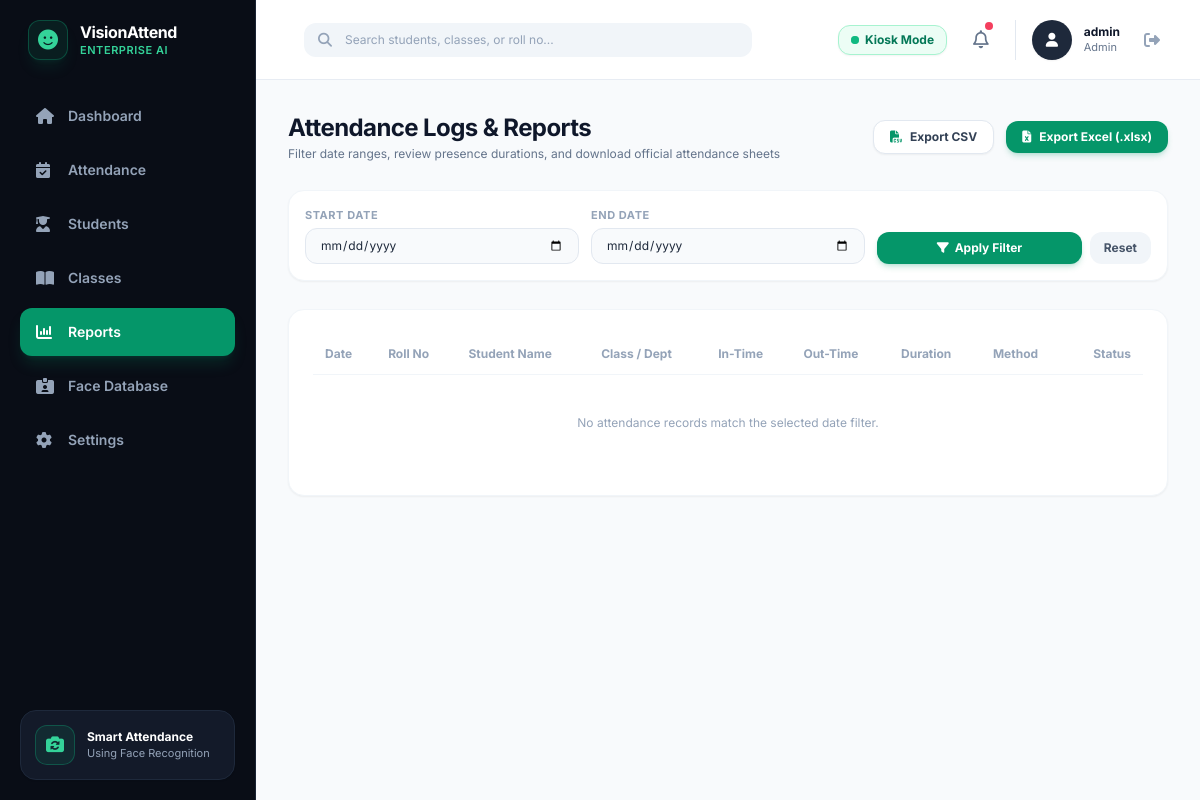
The app's page /reports (signed in), older data.
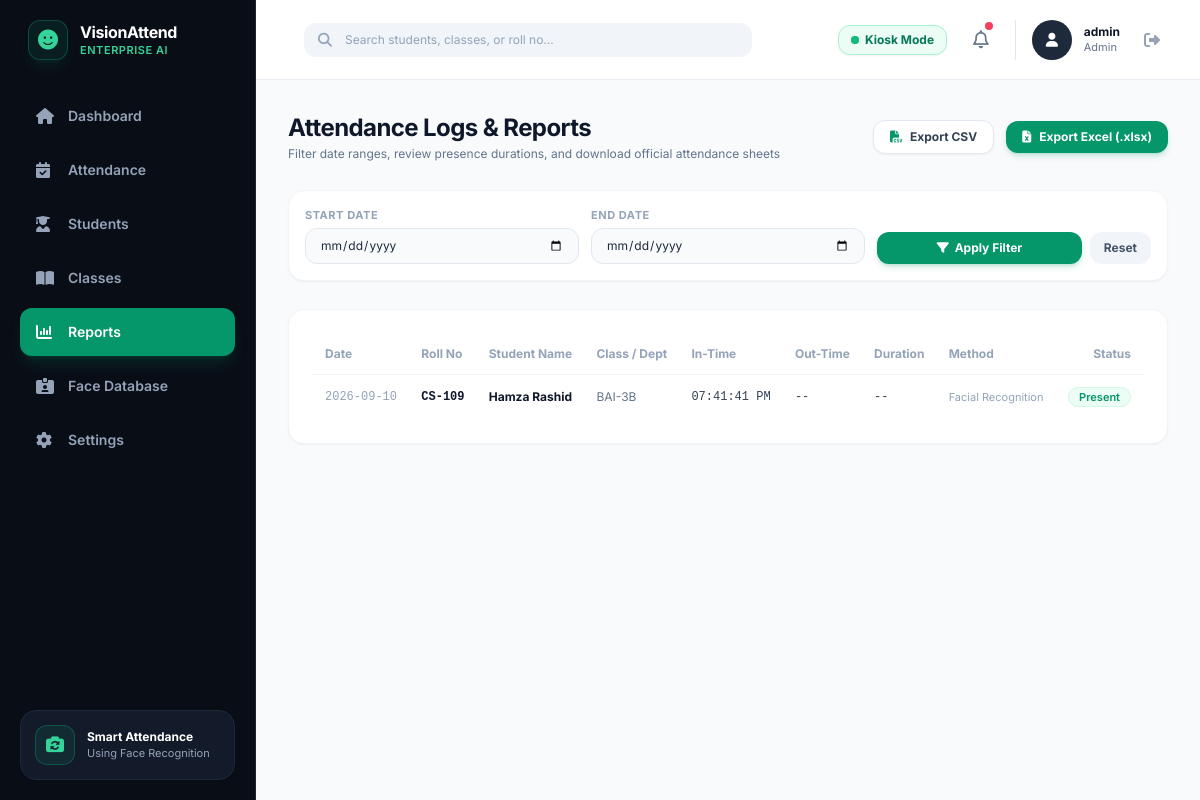
The same page, newer data.
### src/database.py (models this page shows, shortened)
class Attendance(db.Model):
    __tablename__ = 'attendance'
    id = db.Column(db.Integer, primary_key=True)
    student_id = db.Column(db.String(50), db.ForeignKey('students.student_id'), nullable=False, index=True)
    date = db.Column(db.Date, default=date.today, index=True)                       # e.g., 2026-09-09
    in_time = db.Column(db.String(20), nullable=True)                               # e.g., "10:22:15 AM"
    out_time = db.Column(db.String(20), nullable=True)                              # e.g., "01:30:10 PM"
    duration_minutes = db.Column(db.Integer, default=0)                             # Total duration in minutes
    status = db.Column(db.String(20), default="Present")                            # "Present", "Absent", "Late"
    verification_method = db.Column(db.String(50), default="Facial Recognition")
    created_at = db.Column(db.DateTime, default=datetime.utcnow)

class Student(db.Model):
    __tablename__ = 'students'
    id = db.Column(db.Integer, primary_key=True)
    student_id = db.Column(db.String(50), unique=True, nullable=False, index=True)  # e.g., "CS-001"
    name = db.Column(db.String(100), nullable=False)                                # e.g., "Ali Raza"
    department = db.Column(db.String(100), default="BCS - 1A")                      # Class / Department code
    email = db.Column(db.String(120), nullable=True)
    sample_image = db.Column(db.String(255), nullable=True)
    created_at = db.Column(db.DateTime, default=datetime.utcnow)
    attendances = db.relationship('Attendance', backref='student', lazy=True, cascade="all, delete-orphan")

### app.py (the view)
@app.route('/reports')
@admin_required
def reports():
    start_date_str = request.args.get('start_date', '')
    end_date_str = request.args.get('end_date', '')
    query = Attendance.query
    if start_date_str:
        try:
            start_date = datetime.strptime(start_date_str, "%Y-%m-%d").date()
            query = query.filter(Attendance.date >= start_date)
        except ValueError:
            pass
    if end_date_str:
        try:
            end_date = datetime.strptime(end_date_str, "%Y-%m-%d").date()
            query = query.filter(Attendance.date <= end_date)
        except ValueError:
            pass
    records = query.order_by(Attendance.date.desc(), Attendance.id.desc()).all()
    return render_template('reports.html', active_page='reports', records=records,
                           start_date=start_date_str, end_date=end_date_str)

### templates/reports.html (shortened to what this page needs)
{% extends "base.html" %}
{% block content %}
<div class="space-y-7">
    <div class="flex flex-col sm:flex-row items-start sm:items-center justify-between gap-4">
        <div>
            <h1 class="text-2xl font-bold text-slate-900 tracking-tight">Attendance Logs & Reports</h1>
            <p class="text-xs text-slate-500 mt-0.5">Filter date ranges, review presence durations, and download official attendance sheets</p>
        </div>
        <div class="flex items-center space-x-3">
            <a href="{{ url_for('export_csv', start_date=start_date, end_date=end_date) }}"
               class="px-4 py-2 bg-white hover:bg-slate-50 border border-slate-200 text-slate-700 text-xs font-bold rounded-xl shadow-sm transition-all flex items-center gap-2">
                <i class="fa-solid fa-file-csv text-emerald-600"></i> Export CSV
            </a>
            <a href="{{ url_for('export_excel', start_date=start_date, end_date=end_date) }}"
               class="px-4 py-2 bg-emerald-600 hover:bg-emerald-700 text-white text-xs font-bold rounded-xl shadow-md shadow-emerald-600/20 transition-all flex items-center gap-2">
                <i class="fa-solid fa-file-excel"></i> Export Excel (.xlsx)
            </a>
        </div>
    </div>
    <div class="bg-white rounded-2xl p-4 border border-slate-100 shadow-sm">
        <form method="GET" action="{{ url_for('reports') }}" class="grid grid-cols-1 sm:grid-cols-12 gap-3 items-end">
            <div class="sm:col-span-4">
                <label class="block text-[11px] font-bold uppercase tracking-wider text-slate-400 mb-1">Start Date</label>
                <input type="date" name="start_date" value="{{ start_date }}"
                       class="w-full bg-[#F8FAFC] border border-slate-200 rounded-xl px-3.5 py-2 text-xs text-slate-800 focus:outline-none focus:ring-2 focus:ring-emerald-500/20">
            </div>
            <div class="sm:col-span-4">
                <label class="block text-[11px] font-bold uppercase tracking-wider text-slate-400 mb-1">End Date</label>
                <input type="date" name="end_date" value="{{ end_date }}"
                       class="w-full bg-[#F8FAFC] border border-slate-200 rounded-xl px-3.5 py-2 text-xs text-slate-800 focus:outline-none focus:ring-2 focus:ring-emerald-500/20">
            </div>
            <div class="sm:col-span-4 flex items-center space-x-2">
                <button type="submit" class="w-full py-2 bg-emerald-600 hover:bg-emerald-700 text-white text-xs font-bold rounded-xl shadow-md shadow-emerald-600/20 transition-all flex items-center justify-center gap-1.5">
                    <i class="fa-solid fa-filter"></i> Apply Filter
                </button>
                <a href="{{ url_for('reports') }}" class="py-2 px-3.5 bg-slate-100 hover:bg-slate-200 text-slate-600 text-xs font-bold rounded-xl transition-all">
                    Reset
                </a>
            </div>
        </form>
    </div>
    <div class="bg-white rounded-2xl border border-slate-100 shadow-sm overflow-hidden p-6">
        <div class="overflow-x-auto">
            <table class="w-full text-left text-xs">
                <thead>
                    <tr class="text-slate-400 font-semibold border-b border-slate-100 pb-2">
                        <th class="py-3 px-3">Date</th>
                        <th class="py-3 px-3">Roll No</th>
                        <th class="py-3 px-3">Student Name</th>
                        <th class="py-3 px-3">Class / Dept</th>
                        <th class="py-3 px-3">In-Time</th>
                        <th class="py-3 px-3">Out-Time</th>
                        <th class="py-3 px-3">Duration</th>
                        <th class="py-3 px-3">Method</th>
                        <th class="py-3 px-3 text-right">Status</th>
                    </tr>
                </thead>
                <tbody class="divide-y divide-slate-50 text-slate-700">
                    {% for rec in records %}
                    <tr class="hover:bg-slate-50/70 transition-colors">
                        <td class="py-3.5 px-3 font-mono text-slate-400">{{ rec.date.strftime('%Y-%m-%d') }}</td>
                        <td class="py-3.5 px-3 font-mono font-bold text-slate-900">{{ rec.student_id }}</td>
                        <td class="py-3.5 px-3 font-bold text-slate-900">{{ rec.student.name if rec.student else 'Unknown' }}</td>
                        <td class="py-3.5 px-3 text-slate-500">{{ rec.student.department if rec.student else 'N/A' }}</td>
                        <td class="py-3.5 px-3 font-mono text-slate-700">{{ rec.in_time or '--' }}</td>
                        <td class="py-3.5 px-3 font-mono text-slate-700">{{ rec.out_time or '--' }}</td>
                        <td class="py-3.5 px-3 font-mono text-slate-700">
                            {% if rec.duration_minutes > 0 %}
                            {{ rec.duration_minutes }} mins
                            {% else %}
                            --
                            {% endif %}
                        </td>
                        <td class="py-3.5 px-3 text-slate-400 text-[11px]">{{ rec.verification_method }}</td>
                        <td class="py-3.5 px-3 text-right">
                            {% if rec.status == 'Present' %}
                            <span class="px-2.5 py-0.5 rounded-full text-[11px] font-semibold bg-emerald-50 text-emerald-600 border border-emerald-100">
                                Present
                            </span>
                            {% else %}
                            <span class="px-2.5 py-0.5 rounded-full text-[11px] font-semibold bg-rose-50 text-rose-600 border border-rose-100">
                                Absent
                            </span>
                            {% endif %}
                        </td>
                    </tr>
                    {% else %}
                    <tr>
                        <td colspan="9" class="py-10 text-center text-slate-400 text-xs">
                            No attendance records match the selected date filter.
                        </td>
                    </tr>
                    {% endfor %}
                </tbody>
            </table>
        </div>
    </div>
</div>
{% endblock %}

Row changes from the older to the newer data that the page shows:
added Attendance: date "2026-09-10", student_id "CS-109", student "Hamza Rashid", student "BAI-3B", in_time "07:41:41 PM", out_time "--", verification_method "Facial Recognition", status "Present"
Text that changed along with them:
text no longer shown: "No attendance records match the selected date filter."
